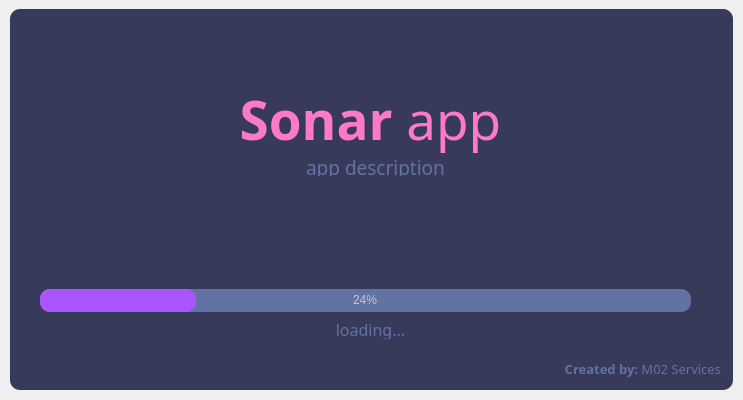
<?xml version="1.0" encoding="UTF-8"?>
<ui version="4.0">
 <class>SplashScreen</class>
 <widget class="QMainWindow" name="SplashScreen">
  <property name="geometry">
   <rect>
    <x>0</x>
    <y>0</y>
    <width>743</width>
    <height>400</height>
   </rect>
  </property>
  <property name="windowTitle">
   <string>MainWindow</string>
  </property>
  <widget class="QWidget" name="centralwidget">
   <property name="sizePolicy">
    <sizepolicy hsizetype="Preferred" vsizetype="Preferred">
     <horstretch>0</horstretch>
     <verstretch>0</verstretch>
    </sizepolicy>
   </property>
   <layout class="QVBoxLayout" name="verticalLayout">
    <property name="spacing">
     <number>0</number>
    </property>
    <property name="leftMargin">
     <number>10</number>
    </property>
    <property name="topMargin">
     <number>9</number>
    </property>
    <property name="rightMargin">
     <number>10</number>
    </property>
    <property name="bottomMargin">
     <number>10</number>
    </property>
    <item>
     <widget class="QFrame" name="dropShadowFrame">
      <property name="styleSheet">
       <string notr="true">QFrame{
	background-color:rgb(56,58,89);
	color:rgb(220,220,220);
	border-radius: 10px;
}</string>
      </property>
      <property name="frameShape">
       <enum>QFrame::StyledPanel</enum>
      </property>
      <property name="frameShadow">
       <enum>QFrame::Raised</enum>
      </property>
      <widget class="QLabel" name="label_title">
       <property name="geometry">
        <rect>
         <x>0</x>
         <y>60</y>
         <width>721</width>
         <height>101</height>
        </rect>
       </property>
       <property name="font">
        <font>
         <family>Sans</family>
         <pointsize>40</pointsize>
         <weight>50</weight>
         <bold>false</bold>
        </font>
       </property>
       <property name="styleSheet">
        <string notr="true">color:rgb(254, 121,199);</string>
       </property>
       <property name="text">
        <string>&lt;strong&gt;Sonar&lt;/strong&gt; app</string>
       </property>
       <property name="alignment">
        <set>Qt::AlignCenter</set>
       </property>
      </widget>
      <widget class="QLabel" name="label_description">
       <property name="geometry">
        <rect>
         <x>220</x>
         <y>150</y>
         <width>291</width>
         <height>17</height>
        </rect>
       </property>
       <property name="font">
        <font>
         <family>Sans</family>
         <pointsize>14</pointsize>
        </font>
       </property>
       <property name="styleSheet">
        <string notr="true">color:rgb(98, 114, 164);</string>
       </property>
       <property name="text">
        <string>app description</string>
       </property>
       <property name="alignment">
        <set>Qt::AlignCenter</set>
       </property>
      </widget>
      <widget class="QProgressBar" name="progressBar">
       <property name="geometry">
        <rect>
         <x>30</x>
         <y>280</y>
         <width>651</width>
         <height>23</height>
        </rect>
       </property>
       <property name="styleSheet">
        <string notr="true">QProgressBar{
	background-color:rgb(98, 114, 164);
	color:rgb(200, 200, 200);
	border-style: none;
	border-radius: 10px;
	text-align: center;
}

QProgressBar::chunk{
	border-radius: 10px;
	background-color: qlineargradient(spread:pad, x1:0, y1:0.511364, x2:1, y2:0.523, stop:0 rgba(170, 85,255,255), stop:1 rgba(170,85,255,255));
}</string>
       </property>
       <property name="value">
        <number>24</number>
       </property>
      </widget>
      <widget class="QLabel" name="label_loading">
       <property name="geometry">
        <rect>
         <x>0</x>
         <y>310</y>
         <width>721</width>
         <height>20</height>
        </rect>
       </property>
       <property name="font">
        <font>
         <family>Sans</family>
         <pointsize>12</pointsize>
        </font>
       </property>
       <property name="styleSheet">
        <string notr="true">color:rgb(98, 114, 164);</string>
       </property>
       <property name="text">
        <string>loading...</string>
       </property>
       <property name="alignment">
        <set>Qt::AlignCenter</set>
       </property>
      </widget>
      <widget class="QLabel" name="label_credits">
       <property name="geometry">
        <rect>
         <x>10</x>
         <y>350</y>
         <width>701</width>
         <height>20</height>
        </rect>
       </property>
       <property name="font">
        <font>
         <family>Sans</family>
         <pointsize>10</pointsize>
        </font>
       </property>
       <property name="styleSheet">
        <string notr="true">color:rgb(98, 114, 164);</string>
       </property>
       <property name="text">
        <string>&lt;strong&gt;Created by:&lt;/strong&gt; M02 Services</string>
       </property>
       <property name="alignment">
        <set>Qt::AlignRight|Qt::AlignTrailing|Qt::AlignVCenter</set>
       </property>
      </widget>
     </widget>
    </item>
   </layout>
  </widget>
  <widget class="QMenuBar" name="menuBar">
   <property name="geometry">
    <rect>
     <x>0</x>
     <y>0</y>
     <width>743</width>
     <height>22</height>
    </rect>
   </property>
  </widget>
 </widget>
 <resources/>
 <connections/>
</ui>
